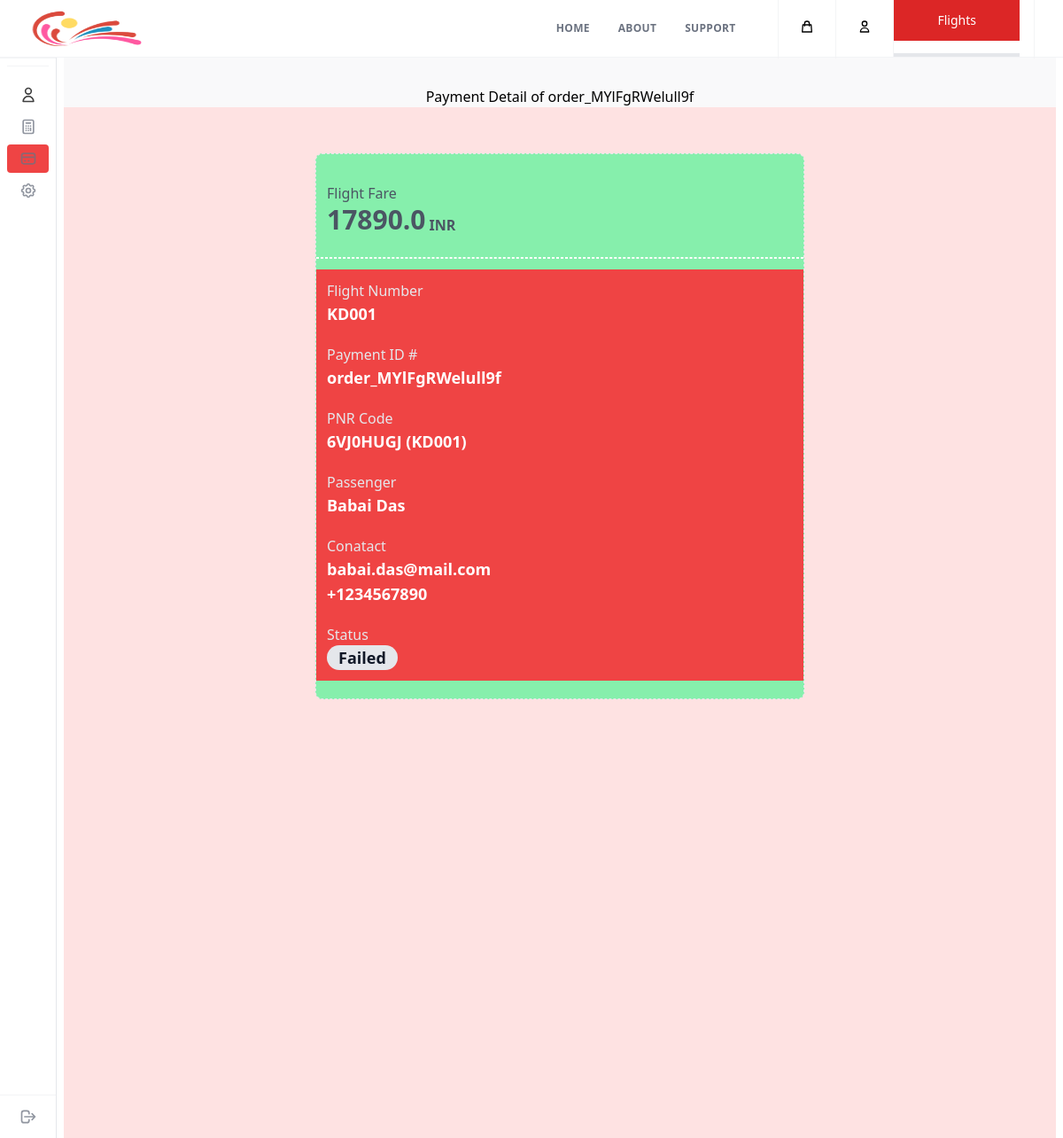
/payments/order_MYlFgRWelull9f/ (signed in), run on the app's committed database.
### core/models.py (models this page shows, shortened)
class Payment(models.Model):
    payment_id = models.CharField(default=get_random_string(10), unique=True, max_length=32)
    profile = models.ForeignKey(Profile, on_delete=models.CASCADE, related_name="payment_user")
    booking = models.ForeignKey(Booking, on_delete=models.CASCADE, related_name="payment_booking")
    flight = models.ForeignKey(Flight, models.CASCADE, related_name="payment_flight")
    amount = models.FloatField()
    status = models.BooleanField(default=False)
    created_at = models.DateTimeField(auto_now_add= True)
    updated_at = models.DateTimeField(auto_now= True)
    def __str__(self) -> str:
        return self.payment_id

class BaseModel(models.Model):
    uid = models.UUIDField(primary_key = True, default = uuid.uuid4)
    created_at = models.DateTimeField(auto_now_add= True)
    updated_at = models.DateTimeField(auto_now= True)
    class Meta:
        abstract = True

class Flight(BaseModel):
    flight_number = models.CharField(max_length=6)
    origin_airport = models.ForeignKey(Airport, on_delete=models.CASCADE, related_name="flight_origin")
    destination_airport = models.ForeignKey(Airport, on_delete=models.CASCADE, related_name="flight_destination")
    departure_date = models.DateField()
    departure_time = models.TimeField()
    arrival_date = models.DateField()
    arrival_time = models.TimeField()
    def __str__(self) -> str:
        return self.flight_number

class Booking(BaseModel):
    profile = models.ForeignKey(Profile, on_delete=models.CASCADE, related_name="booking_user")
    flight = models.ForeignKey(Flight, models.CASCADE, related_name="flight_booking")
    person_name = models.CharField(max_length=50)
    gender = models.CharField(max_length=8)
    passport_number = models.CharField(max_length=8)
    citizenship = models.CharField(max_length=16)
    mobile_number = models.CharField(max_length=15)
    email = models.EmailField(max_length=25, null=True, blank=True)
    pnr_code = models.CharField(default=get_random_string(8).upper(), unique=True, max_length=8)
    seat_type = models.CharField(max_length=8)
    fare_amount = models.FloatField(null=True, blank=True)
    fare = models.ForeignKey(Fare, on_delete=models.CASCADE, related_name="fare_boooking", null=True, blank=True)
    def __str__(self) -> str:
        return self.pnr_code + " (" + self.flight.flight_number + ")"

### core/views.py (the view)
# urls.py: path('payments/<str:payment_id>/', views.invoice_payment, name="invoice_payment"),
@login_required(login_url="/login")
def invoice_payment(request, payment_id):
    try:
        if Payment.objects.filter(payment_id=payment_id, profile=request.user.userprofile).exists():
            payment = Payment.objects.get(payment_id=payment_id, profile=request.user.userprofile)
            context = {
                "payment" : payment,
                "page_title" : "Payment Detail | Luua",
                "tab_id" : "payments"
            }
            return render(request, "booking/payment/payment-details.html", context)
        logger.info(msg="Payment doesn't belong to user")
        return Http404()
    except Exception as err:
        logger.error(err)

### template/booking/payment/payment-details.html (shortened to what this page needs)
{% include 'booking/sections/header.html' %}
{% load static %}
</head>
<body>
    {% include 'booking/sections/nav-bar.html' %}
    <div class="min-h-screen flex">
        {% include 'booking/sections/side-bar.html' %}
        <main class="flex-1 min-w-0 px-2">
            <section class="h-screen bg-gray-100/50 pt-8">
                <h1 class="text-center">Payment Detail of {{payment}}</h1>
                <div class="py-10 h-screen bg-red-100 px-2">
                    <div class="max-w-md mx-auto rounded-lg overflow-hidden md:max-w-xl">
                        <div class="md:flex">
                            <div class="w-full p-3">
                                <div class="border rounded-lg border-dashed py-5 border-3 bg-green-300">
                                    <div class="p-3 bg-green-300">
                                        <h5 class="text-gray-600">{% if payment.status %} You Paid {% else %} Flight Fare {% endif %}</h5>
                                        <div class="flex flex-row items-end"> <span
                                                class="text-gray-600 text-3xl font-bold">{{payment.amount}} </span> <span
                                                class="mt-2 text-gray-600 font-bold pl-1"> INR</span> </div>
                                    </div>
                                    <div class="flex w-full mt-3 mb-3"> <span
                                            class="border border-dashed w-full border-white"></span> </div>
                                    <div {% if payment.status %} class="p-3 space-y-5 bg-green-500" {% else %} class="p-3 space-y-5 bg-red-500" {% endif %} >
                                        <div class="flex flex-col"> <span class="text-gray-200">Flight Number</span> <span
                                                class="text-white text-lg font-bold">{{payment.flight}}</span> </div>
                                        <div class="flex flex-col"> <span class="text-gray-200">Payment ID #</span>
                                            <span class="text-white text-lg font-bold">{{payment}}</span>
                                        </div>
                                        <div class="flex flex-col"> <span class="text-gray-200">PNR Code</span> <span
                                                class="text-white text-lg font-bold">{{payment.booking}}</span>
                                        </div>
                                        <div class="flex flex-col"> <span class="text-gray-200">Passenger</span> <span
                                                class="text-white text-lg font-bold">{{payment.booking.person_name}}</span>
                                        </div>
                                        <div class="flex flex-col"> <span class="text-gray-200">Conatact</span> <span
                                                class="text-white text-lg font-bold">{{payment.booking.email}} <br> {{payment.booking.mobile_number}}</span>
                                        </div>
                                        <div class="flex flex-col">
                                            <span class="text-gray-200">Status</span>
                                            {% if payment.status %}
                                                <span class="text-gray-900 w-20 text-center bg-gray-200 rounded-full text-lg font-bold"> Success </span>
                                                <div class="pl-20 ml-20">
                                                    <a href="/bookings/{{payment.booking.uid}}/"
                                                        class="hover:bg-blue-200 text-center rounded-lg text-purple-700 text-2xl bg-gray-200 p-2">Booking Details</a>
                                                </div>
                                            {% else %}
                                                <span class="text-gray-900 w-20 text-center bg-gray-200 rounded-full text-lg font-bold"> Failed </span>
                                            {% endif %}
                                        </div>
                                    </div>
                                </div>
                            </div>
                        </div>
                    </div>
                </div>
            </section>
            <br><br>
        </main>
    </div>
    {% include 'booking/sections/footer.html' %}

### data on the page
Payment: payment "order_MYlFgRWelull9f", amount "17890.0", flight "KD001", booking "6VJ0HUGJ (KD001)", booking.person_name "Babai Das", booking.email "babai.das@mail.com", booking.mobile_number "+1234567890"
